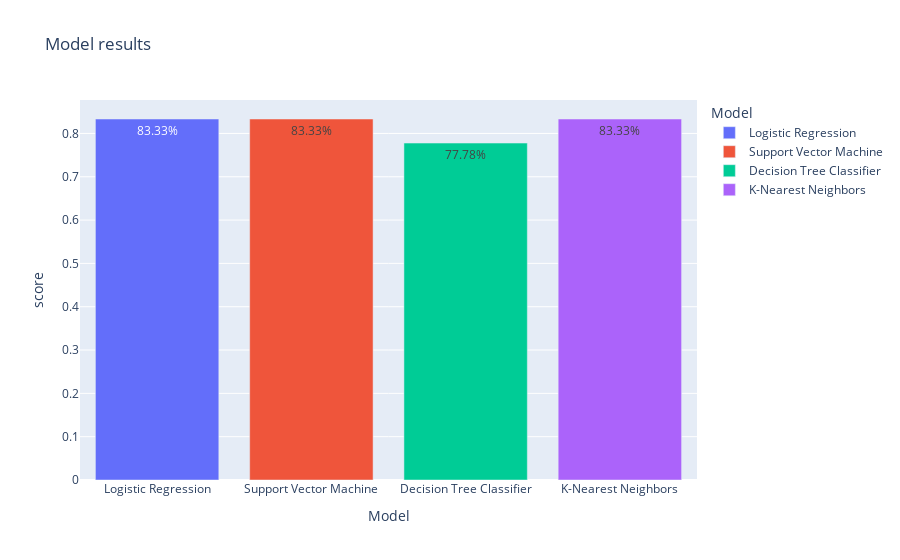

Notebook code cell kept with this figure:
### Code cell
px.bar(df, x='Model', y='score', color='Model', title='Model results', text_auto='.4p')

### Figure 1 — Plotly figure (JSON) as saved in the notebook; plotly's stock layout.template omitted (floating-point values rounded to 4 significant figures)
{"data": [{"alignmentgroup": "True", "hovertemplate": "Model=%{x}<br>score=%{y}<extra></extra>", "legendgroup": "Logistic Regression", "marker": {"color": "#636efa", "pattern": {"shape": ""}}, "name": "Logistic Regression", "offsetgroup": "Logistic Regression", "orientation": "v", "showlegend": true, "textposition": "auto", "texttemplate": "%{y:.4p}", "type": "bar", "x": ["Logistic Regression"], "xaxis": "x", "y": [0.8333], "yaxis": "y"}, {"alignmentgroup": "True", "hovertemplate": "Model=%{x}<br>score=%{y}<extra></extra>", "legendgroup": "Support Vector Machine", "marker": {"color": "#EF553B", "pattern": {"shape": ""}}, "name": "Support Vector Machine", "offsetgroup": "Support Vector Machine", "orientation": "v", "showlegend": true, "textposition": "auto", "texttemplate": "%{y:.4p}", "type": "bar", "x": ["Support Vector Machine"], "xaxis": "x", "y": [0.8333], "yaxis": "y"}, {"alignmentgroup": "True", "hovertemplate": "Model=%{x}<br>score=%{y}<extra></extra>", "legendgroup": "Decision Tree Classifier", "marker": {"color": "#00cc96", "pattern": {"shape": ""}}, "name": "Decision Tree Classifier", "offsetgroup": "Decision Tree Classifier", "orientation": "v", "showlegend": true, "textposition": "auto", "texttemplate": "%{y:.4p}", "type": "bar", "x": ["Decision Tree Classifier"], "xaxis": "x", "y": [0.7778], "yaxis": "y"}, {"alignmentgroup": "True", "hovertemplate": "Model=%{x}<br>score=%{y}<extra></extra>", "legendgroup": "K-Nearest Neighbors", "marker": {"color": "#ab63fa", "pattern": {"shape": ""}}, "name": "K-Nearest Neighbors", "offsetgroup": "K-Nearest Neighbors", "orientation": "v", "showlegend": true, "textposition": "auto", "texttemplate": "%{y:.4p}", "type": "bar", "x": ["K-Nearest Neighbors"], "xaxis": "x", "y": [0.8333], "yaxis": "y"}], "layout": {"barmode": "relative", "legend": {"title": {"text": "Model"}, "tracegroupgap": 0}, "title": {"text": "Model results"}, "xaxis": {"anchor": "y", "categoryarray": ["Logistic Regression", "Support Vector Machine", "Decision Tree Classifier", "K-Nearest Neighbors"], "categoryorder": "array", "domain": [0, 1], "title": {"text": "Model"}}, "yaxis": {"anchor": "x", "domain": [0, 1], "title": {"text": "score"}}}}
